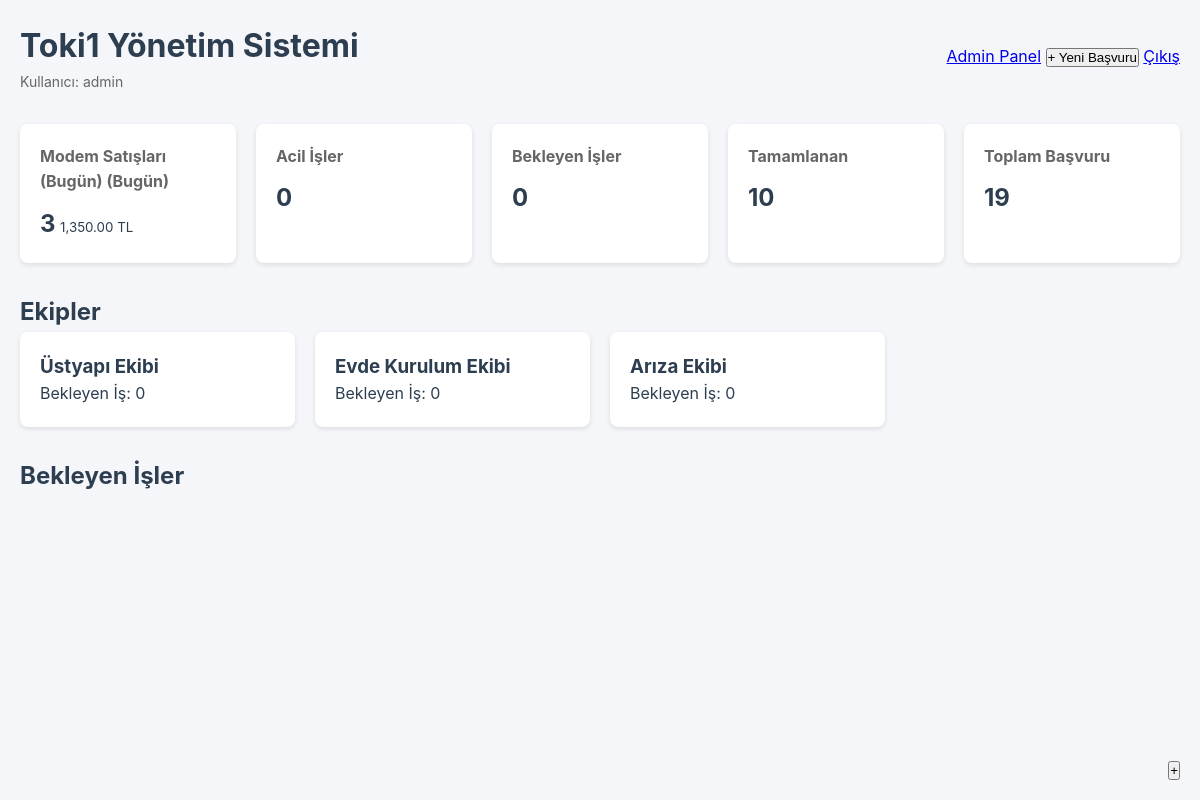
The app's page /index.php (signed in) with its own data.
### tables this page shows
CREATE TABLE `kullanicilar` (
  `id` int NOT NULL,
  `kullanici_adi` varchar(50) NOT NULL,
  `sifre` varchar(255) NOT NULL,
  `yetki` enum('admin','ekip') NOT NULL,
  `ekip_id` int DEFAULT NULL,
  `created_at` timestamp NULL DEFAULT CURRENT_TIMESTAMP
);

CREATE TABLE `ekipler` (
  `id` int NOT NULL,
  `ekip_adi` varchar(50) NOT NULL
);

### config.php (called while the page is built, shortened)
<?php
function getUser($db, $user_id) {
    $stmt = $db->prepare("SELECT * FROM kullanicilar WHERE id = ?");
    $stmt->execute([$user_id]);
    return $stmt->fetch(PDO::FETCH_ASSOC);
}

### index.php (the view, shortened to what this page needs)
<?php
require 'config.php';
$currentUser = getUser($db, $_SESSION['user_id']);
$stats = [
    'acil' => $db->query("SELECT COUNT(*) as sayi FROM basvurular WHERE oncelik = 'Acil' AND durum = 'Beklemede'")->fetch(PDO::FETCH_ASSOC),
    'bekleyen' => $db->query("SELECT COUNT(*) as sayi FROM basvurular WHERE durum = 'Beklemede'")->fetch(PDO::FETCH_ASSOC),
    'tamamlanan' => $db->query("SELECT COUNT(*) as sayi FROM basvurular WHERE durum = 'Tamamlandı'")->fetch(PDO::FETCH_ASSOC),
    'toplam' => $db->query("SELECT COUNT(*) as sayi FROM basvurular")->fetch(PDO::FETCH_ASSOC),
    'modem_satis' => $db->query("
        SELECT COUNT(*) as sayi, SUM(ei.fiyat) as toplam
        FROM basvurular b
        JOIN ek_islem_turleri ei ON b.ek_islem = ei.id
        WHERE ei.islem_adi LIKE '%Modem%'
    ")->fetch(PDO::FETCH_ASSOC)
];
$ekipler = $db->query("
    SELECT e.*,
           COUNT(b.id) as bekleyen_is
    FROM ekipler e
    LEFT JOIN basvurular b ON e.id = b.ekip_id AND b.durum = 'Beklemede'
    GROUP BY e.id
")->fetchAll(PDO::FETCH_ASSOC);
?>
<!DOCTYPE html>
<html lang="tr">
<head>
    <link rel="stylesheet" href="assets/style.css?v=5.2">
</head>
<body>
    <div class="container">
        <header>
            <div class="header-left">
                <h1>Toki1 Yönetim Sistemi</h1>
                <span class="user-info">Kullanıcı: <?= htmlspecialchars($currentUser['kullanici_adi']) ?></span>
            </div>
            <div class="header-right">
                <?php if ($currentUser['yetki'] == 'admin'): ?>
                    <a href="admin/index.php" class="admin-btn">Admin Panel</a>
                <?php endif; ?>
                <button class="add-button" onclick="yeniBasvuru()">+ Yeni Başvuru</button>
                <a href="logout.php" class="logout-btn">Çıkış</a>
            </div>
        </header>
        <div class="istatistik-kartlari">
            <a href="ek-islemler.php" class="istatistik-kart modem">
                <h3>Modem Satışları (Bugün) (Bugün)</h3>
                <span class="sayi"><?= $stats['modem_satis']['sayi'] ?></span>
                <small><?= number_format($stats['modem_satis']['toplam'], 2) ?> TL</small>
            </a>
            <div class="istatistik-kart acil">
                <h3>Acil İşler</h3>
                <span class="sayi"><?= $stats['acil']['sayi'] ?></span>
            </div>
            <div class="istatistik-kart bekleyen">
                <h3>Bekleyen İşler</h3>
                <span class="sayi"><?= $stats['bekleyen']['sayi'] ?></span>
            </div>
            <a href="tamamlanan.php" class="istatistik-kart tamamlanan">
                <h3>Tamamlanan</h3>
                <span class="sayi"><?= $stats['tamamlanan']['sayi'] ?></span>
            </a>
            <div class="istatistik-kart toplam">
                <h3>Toplam Başvuru</h3>
                <span class="sayi"><?= $stats['toplam']['sayi'] ?></span>
            </div>
        </div>
        <h2>Ekipler</h2>
        <div class="ekip-kartlari">
            <?php foreach($ekipler as $ekip): ?>
                <a href="ekip-panel.php?id=<?= $ekip['id'] ?>" class="ekip-kart">
                    <h3><?= htmlspecialchars($ekip['ekip_adi']) ?></h3>
                    <p>Bekleyen İş: <?= $ekip['bekleyen_is'] ?></p>
                </a>
            <?php endforeach; ?>
        </div>
        <h2>Bekleyen İşler</h2>
    </div>
<button class="add-task" style="position: fixed; bottom: 20px; right: 20px;">+</button>
</body>
</html>

### assets/style.css (style rules this page uses)
:root { --primary: #2c3e50; --accent: #3498db; --success: #27ae60; --warning: #f39c12; --danger: #e74c3c; --card-bg: #ffffff; --bg: #f5f6fa; }
* { margin: 0; padding: 0; box-sizing: border-box; }
body { font-family: -apple-system, BlinkMacSystemFont, "Segoe UI", Roboto, "Helvetica Neue", Arial, sans-serif; background: var(--bg); color: #2c3e50; line-height: 1.6; }
.container { max-width: 1200px; margin: 0 auto; padding: 20px; }
header { display: flex; justify-content: space-between; align-items: center; margin-bottom: 30px; }
.header-left { display: flex; flex-direction: column; }
.user-info { font-size: 14px; color: #666; }
.istatistik-kartlari { display: grid; grid-template-columns: repeat(5, 1fr); gap: 20px; margin-bottom: 30px; }
.istatistik-kart { background: var(--card-bg); padding: 20px; border-radius: 8px; box-shadow: 0 2px 5px rgba(0,0,0,0.1); text-decoration: none; color: inherit; transition: transform 0.2s; }
.istatistik-kart h3 { font-size: 16px; margin-bottom: 10px; color: #666; }
.istatistik-kart .sayi { font-size: 24px; font-weight: bold; color: var(--primary); }
.ekip-kartlari { display: grid; grid-template-columns: repeat(auto-fill, minmax(250px, 1fr)); gap: 20px; margin-bottom: 30px; }
.ekip-kart { background: var(--card-bg); padding: 20px; border-radius: 8px; box-shadow: 0 2px 5px rgba(0,0,0,0.1); text-decoration: none; color: inherit; transition: transform 0.2s; }

### records on screen
kullanicilar: kullanici_adi "admin"
ekipler: ekip_adi "Üstyapı Ekibi", bekleyen_is "0"
ekipler: ekip_adi "Evde Kurulum Ekibi", bekleyen_is "0"
ekipler: ekip_adi "Arıza Ekibi", bekleyen_is "0"

### other values on screen
$stats['modem_satis']['sayi'] "3"
$stats['modem_satis']['toplam'] "1,350.00"
$stats['acil']['sayi'] "0"
$stats['bekleyen']['sayi'] "0"
$stats['tamamlanan']['sayi'] "10"
$stats['toplam']['sayi'] "19"
